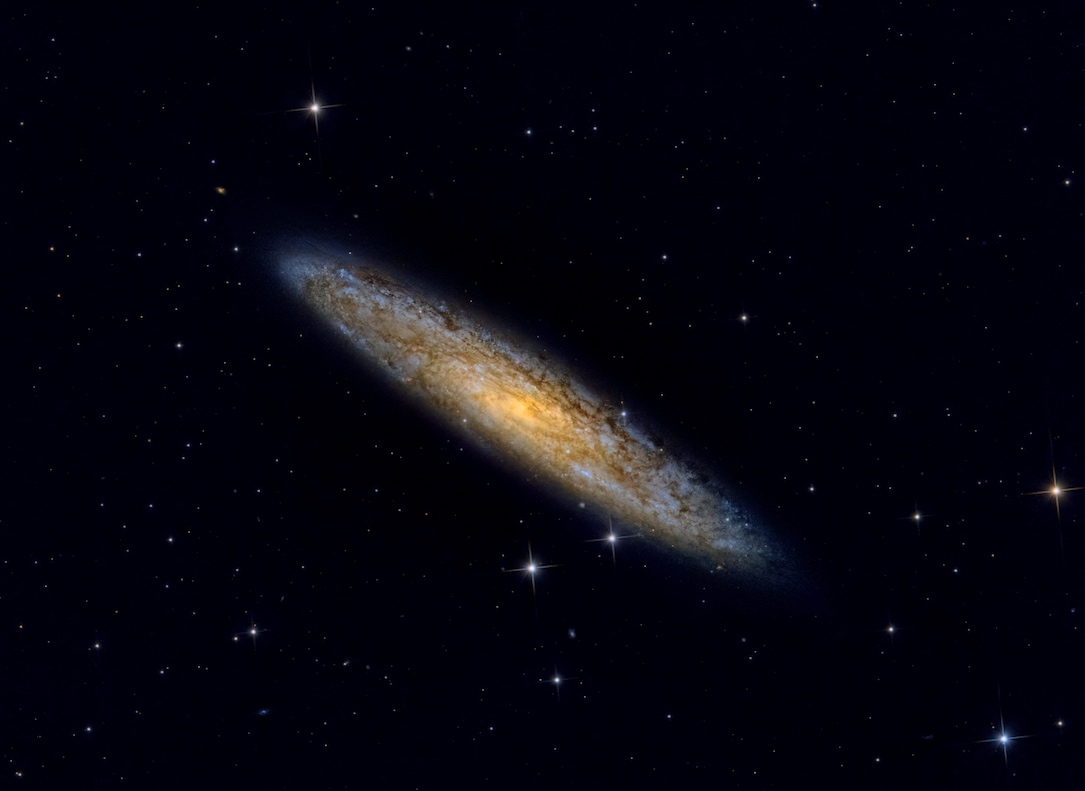
#> input picture post-367728-0-99409200-1665018086.jpg, 1085 x 791 px
$ python -i star_manager.py   (imports and definitions only)
#> lines starting #> are read from the running program, lines starting #| are printed output that depends on the picture; after the words box and inside, x2 and y2 are one past the last pixel; in counts of white or black regions, pixels touching at a corner belong together
"""Star detection, separation and reduction for astrophotography."""

from __future__ import annotations

from typing import Any, Callable, cast

import numpy as np
from numpy.typing import NDArray
from scipy import ndimage

__all__ = ["StarManager"]

AUTO_TILE_THRESHOLD = 4096 * 4096
DEFAULT_TILE_SIZE = 512
DEFAULT_TILE_OVERLAP = 64

OnTileProgress = Callable[[int, int], None]


class StarManager:
    """Starless separation and star reduction for astro images.

    Detects stars via connected-component analysis, generates star masks,
    and supports starless image creation and star size reduction.
    """

    def __init__(
        self,
        detection_sigma: float = 4.0,
        min_star_area: int = 3,
        max_star_area: int = 5000,
        mask_dilation: int = 3,
        tile_size: int = DEFAULT_TILE_SIZE,
        tile_overlap: int = DEFAULT_TILE_OVERLAP,
    ) -> None:
        self._sigma = detection_sigma
        self._min_area = min_star_area
        self._max_area = max_star_area
        self._dilation = mask_dilation
        self._tile_size = tile_size
        self._tile_overlap = tile_overlap

    def create_star_mask(
        self, frame: NDArray[np.floating[Any]]
    ) -> NDArray[np.bool_]:
        """Create a binary mask where True = star pixel."""
        gray = self._to_grayscale(frame)
        mean = gray.mean()
#> mean = 7.48
        std = gray.std()
#> std = 24.64
        if std < 1e-8:
            return np.zeros(gray.shape, dtype=np.bool_)

        threshold = mean + self._sigma * std
#> threshold = 106
        binary = gray > threshold
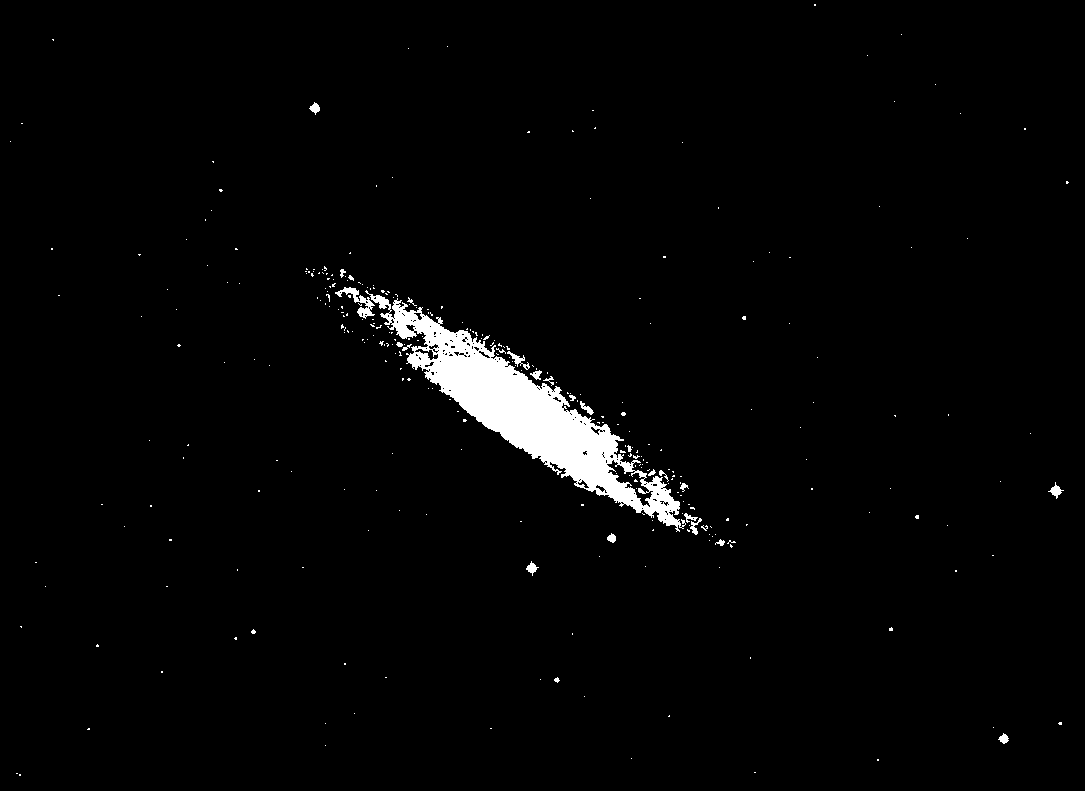
#> binary: shape (791, 1085) bool; 2.2% white; 314 white regions (288 under 20 px), largest, box (x1, y1, x2, y2) and area: (365, 290, 686, 532) 16736, (335, 287, 375, 319) 363, (507, 351, 530, 370) 126
        labeled, n_labels = ndimage.label(binary)
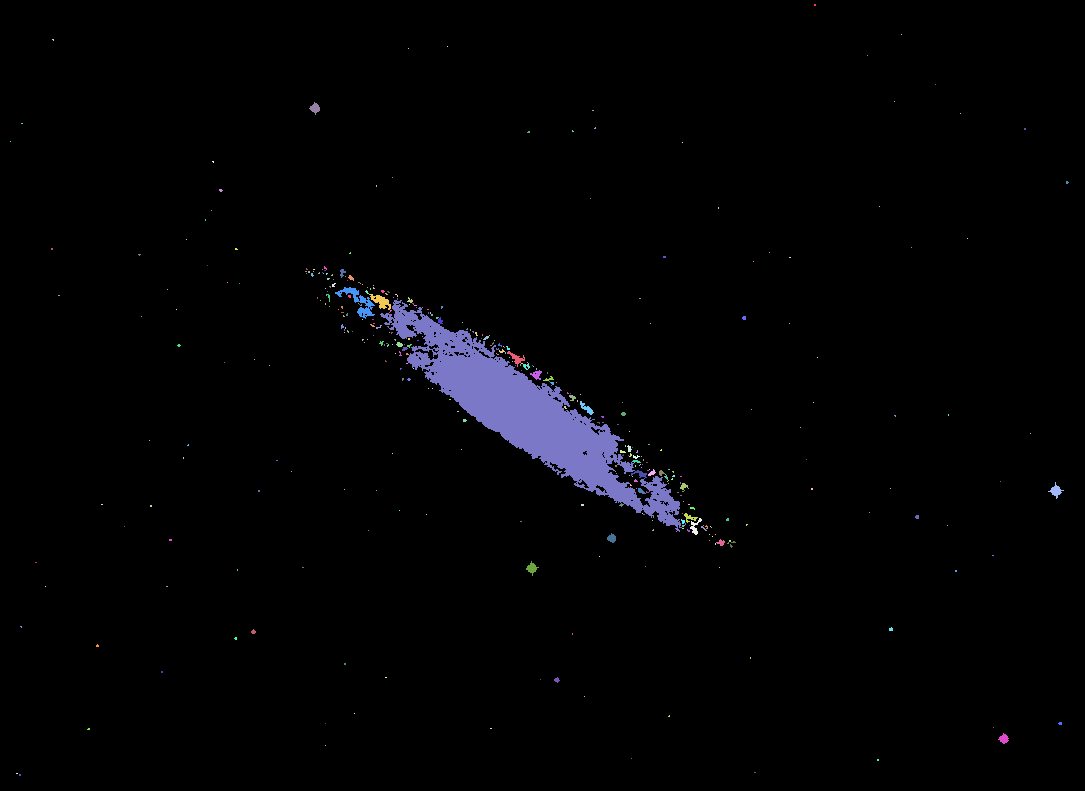
#> labeled: shape (791, 1085) int32; 388 distinct labels, from 0 to 387; one colour per label, 0 black
#> n_labels = 387

        mask = np.zeros(gray.shape, dtype=np.bool_)
        for i in range(1, n_labels + 1):
            region = labeled == i
            area = int(region.sum())
            if area < self._min_area or area > self._max_area:
                continue
            ys, xs = np.where(region)
            dy = ys.max() - ys.min() + 1
            dx = xs.max() - xs.min() + 1
            if dy == 0 or dx == 0:  # pragma: no cover
                continue
            aspect = max(dy, dx) / max(min(dy, dx), 1)
            if aspect > 4.0:
                continue
            mask |= region
#> this loop made 387 passes
#> (area, dy, dx, aspect) on passes 9, 45, 57: (77, 13, 11, 1.18), (30, 9, 6, 1.5), (20, 6, 6, 1)
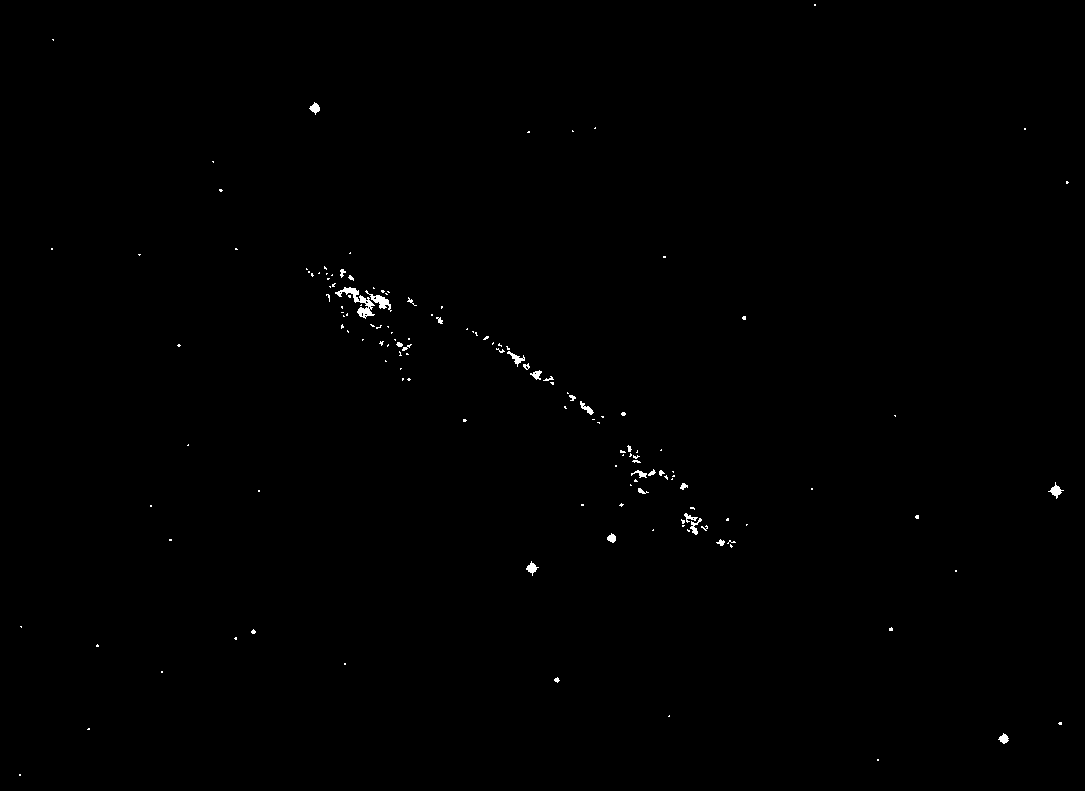
#> mask: shape (791, 1085) bool; 0.29% white; 147 white regions (118 under 20 px), largest, box (x1, y1, x2, y2) and area: (335, 287, 375, 319) 363, (365, 290, 392, 312) 176, (1048, 482, 1064, 499) 101
#> region: shape (791, 1085) bool; 0% white in thin lines or dots, all inside (x1, y1, x2, y2) = (19, 774, 21, 776)

        if self._dilation > 0:
            struct = ndimage.generate_binary_structure(2, 1)
            mask = ndimage.binary_dilation(
                mask, structure=struct, iterations=self._dilation
            )
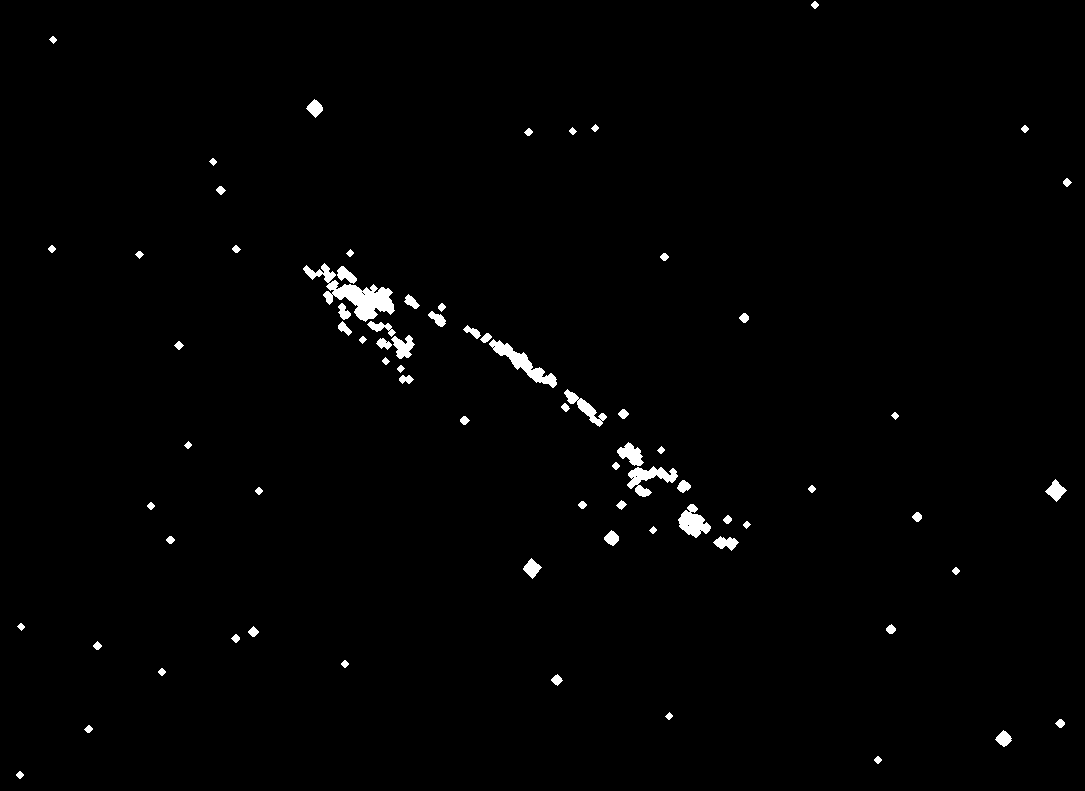
#> mask: shape (791, 1085) bool; 1.2% white; 75 white regions, largest, box (x1, y1, x2, y2) and area: (303, 263, 395, 322) 1755, (489, 339, 557, 388) 872, (627, 466, 678, 497) 690
        return mask

    def separate(
        self, frame: NDArray[np.floating[Any]]
    ) -> tuple[NDArray[np.floating[Any]], NDArray[np.floating[Any]]]:
        """Separate frame into (starless, stars_only) components."""
        mask = self.create_star_mask(frame)
        starless = self._inpaint_stars(frame, mask)
        stars_only = np.where(
            self._expand_mask(mask, frame.ndim), frame - starless, 0.0
        ).astype(frame.dtype)
        stars_only = np.clip(stars_only, 0.0, None)
        return starless.astype(frame.dtype), stars_only

    # [10 lines left out: function reduce_stars, not called in this run]

    def _inpaint_stars(
        self,
        frame: NDArray[np.floating[Any]],
        mask: NDArray[np.bool_],
    ) -> NDArray[np.floating[Any]]:
        """Replace star pixels with interpolated background."""
        if frame.ndim == 2:
            return self._inpaint_channel(frame, mask)

        result = np.zeros_like(frame)
        for c in range(frame.shape[2]):
            result[..., c] = self._inpaint_channel(frame[..., c], mask)
        return result

    @staticmethod
    def _inpaint_channel(
        channel: NDArray[np.floating[Any]],
        mask: NDArray[np.bool_],
    ) -> NDArray[np.floating[Any]]:
        """Inpaint masked regions using iterative Gaussian interpolation."""
        result = channel.copy()
        if not mask.any():
            return result

        bg_values = result[~mask]
        if bg_values.size == 0:
            return result
        bg_median = float(np.median(bg_values))
#> bg_median = 1

        result[mask] = bg_median
#> result: shape (791, 1085); min 0, max 223, mean 6.5

        for sigma in [8.0, 4.0, 2.0]:
            smoothed = ndimage.gaussian_filter(result, sigma=sigma)
            result[mask] = smoothed[mask]
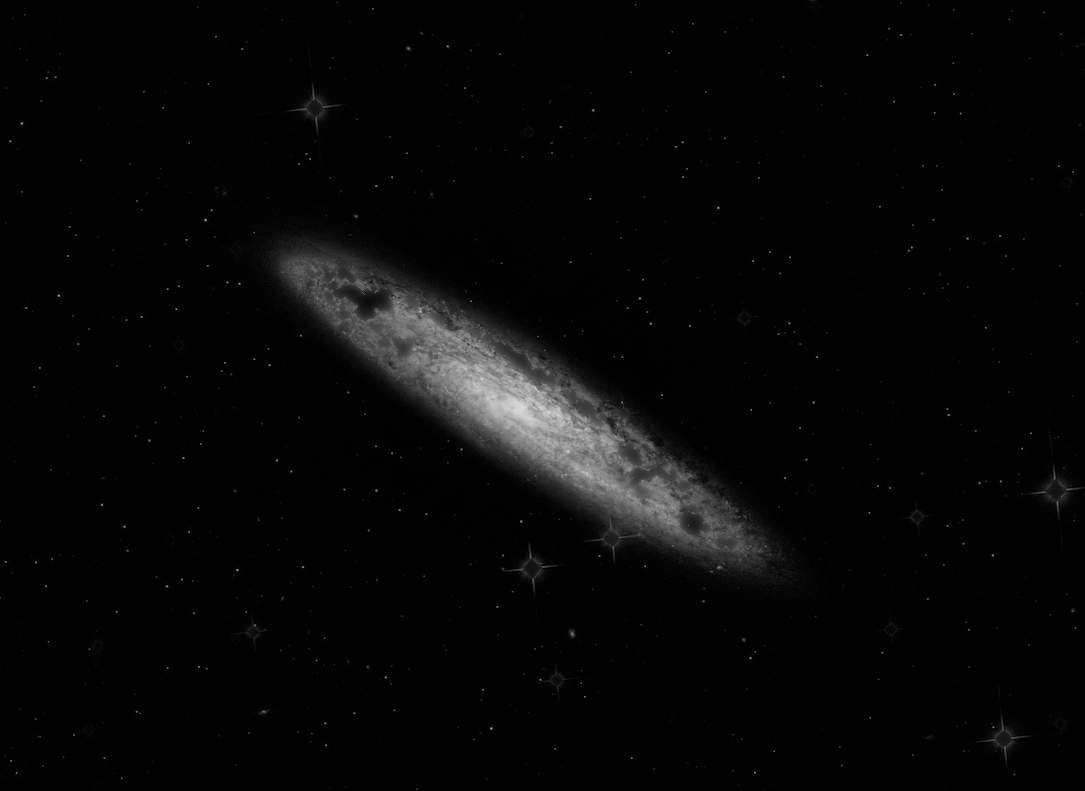
#> result: shape (791, 1085); min 0, max 223, mean 7

        return result

    @staticmethod
    def _to_grayscale(frame: NDArray[np.floating[Any]]) -> NDArray[np.floating[Any]]:
        if frame.ndim == 2:
            return frame.astype(np.float64)
        return cast(NDArray[np.floating[Any]], (
            0.2989 * frame[..., 0]
            + 0.5870 * frame[..., 1]
            + 0.1140 * frame[..., 2]
        ).astype(np.float64))

    @staticmethod
    def _expand_mask(
        mask: NDArray[np.bool_], ndim: int
    ) -> NDArray[np.bool_]:
        if ndim == 3:
            return mask[..., np.newaxis]
        return mask

    # ------------------------------------------------------------------
    # Tile-based processing
    # ------------------------------------------------------------------

    # [84 lines left out: functions needs_tiling, _cosine_weight_1d, process_tiled, not called in this run]

>>> import cv2
>>> picture = cv2.imread('../../../post-367728-0-99409200-1665018086.jpg', cv2.IMREAD_GRAYSCALE)
>>> result = StarManager().separate(picture)
